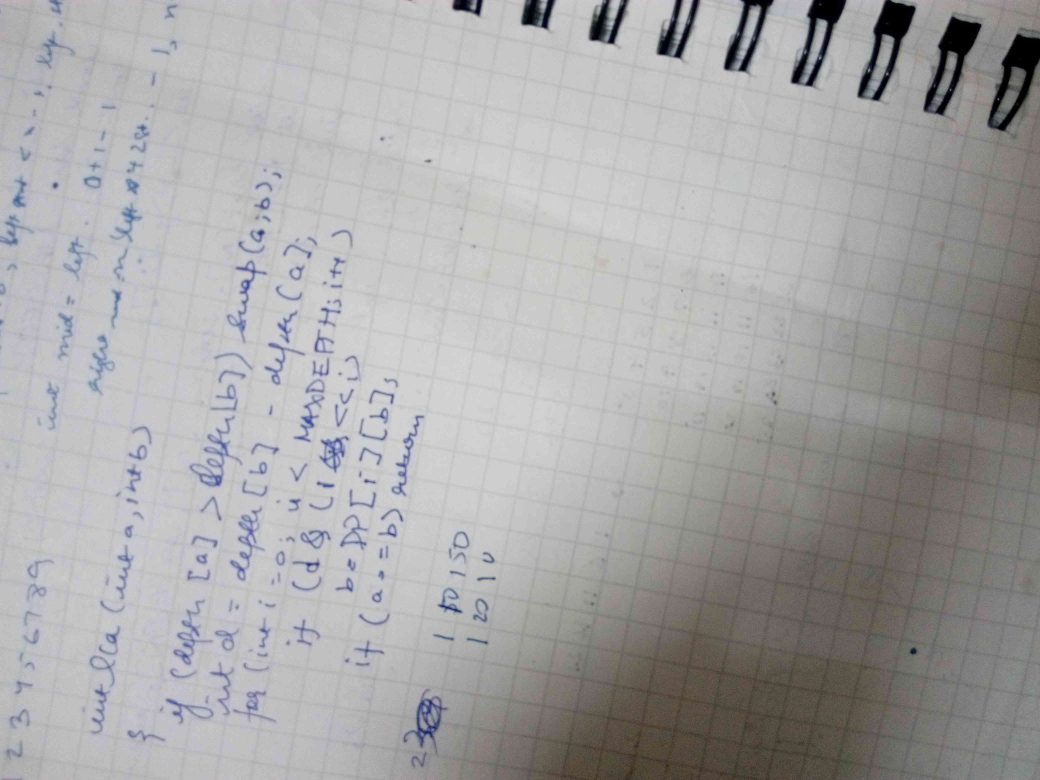
#> input picture Alyn (copy)/examples/1.jpg, 4160 x 3120 px (shown at 1/4 size)
$ python deskew.py --input ../examples/1.jpg --display ../examples/2.jpg --output out.png   (older library calls are emulated)
#> lines starting #> are read from the running program, lines starting #| are printed output that depends on the picture
### Alyn (copy)/alyn/skew_detect.py
""" Calculates skew angle """
import os
import imghdr
import optparse

import numpy as np
import matplotlib.pyplot as plt
from skimage import io
from skimage.feature import canny
from skimage.color import rgb2gray
from skimage.transform import hough_line, hough_line_peaks
from skimage import color


class SkewDetect:

    piby4 = np.pi / 4

    def __init__(
        self,
        input_file=None,
        batch_path=None,
        output_file=None,
        sigma=3.0,
        display_output=None,
        num_peaks=20,
        plot_hough=None
    ):

        self.sigma = sigma
        self.input_file = input_file
        self.batch_path = batch_path
        self.output_file = output_file
        self.display_output = display_output
        self.num_peaks = num_peaks
        self.plot_hough = plot_hough

    # [5 lines left out: function write_to_file, not called in this run]

    def get_max_freq_elem(self, arr):

        max_arr = []
        freqs = {}
        for i in arr:
            if i in freqs:
                freqs[i] += 1
            else:
                freqs[i] = 1

        sorted_keys = sorted(freqs, key=freqs.get, reverse=True)
        max_freq = freqs[sorted_keys[0]]

        for k in sorted_keys:
            if freqs[k] == max_freq:
                max_arr.append(k)

        return max_arr

    # [8 lines left out: function display_hough, not called in this run]

    def compare_sum(self, value):
        if value >= 44 and value <= 46:
            return True
        else:
            return False

    # [4 lines left out: function display, not called in this run]

    def calculate_deviation(self, angle):

        angle_in_degrees = np.abs(angle)
        deviation = np.abs(SkewDetect.piby4 - angle_in_degrees)

        return deviation

    # [21 lines left out: function run, not called in this run]

    def check_path(self, path):

        if os.path.isabs(path):
            full_path = path
        else:
            full_path = os.getcwd() + '/' + str(path)
        return full_path

    def process_single_file(self):

        file_path = self.check_path(self.input_file)
        res = self.determine_skew(file_path)

        if self.output_file:
            output_path = self.check_path(self.output_file)

            try:
                wfile = open(output_path, 'w')

                self.write_to_file(wfile, res)

                wfile.close()

            except Exception as e:
                print("\n\t\t Estimated Angle:",res['Estimated Angle'])
                print("\n\t\t 'Angle bins':",res['Angle bins'])
                pass

        return res

    # [24 lines left out: function batch_process, not called in this run]

    def determine_skew(self, img_file):

        #img = io.imread(img_file, as_grey=False)

        #print("\n\t is file",os.path.isfile(img_file))
        img = io.imread(img_file)
        img = color.rgb2gray(img)
        #print("\n\t shape:",img.shape)

        #print("\n\t self.sigma:",self.sigma)

        #from skimage import feature
        edges = canny(img, sigma=3) #canny(img, sigma=3)
        h, a, d = hough_line(edges)
        _, ap, _ = hough_line_peaks(h, a, d, num_peaks=self.num_peaks)

        if len(ap) == 0:
            return {"Image File": img_file, "Message": "Bad Quality"}

        absolute_deviations = [self.calculate_deviation(k) for k in ap]
        average_deviation = np.mean(np.rad2deg(absolute_deviations))
        ap_deg = [np.rad2deg(x) for x in ap]

        bin_0_45 = []
        bin_45_90 = []
        bin_0_45n = []
        bin_45_90n = []

        for ang in ap_deg:

            deviation_sum = int(90 - ang + average_deviation)
            if self.compare_sum(deviation_sum):
                bin_45_90.append(ang)
                continue

            deviation_sum = int(ang + average_deviation)
            if self.compare_sum(deviation_sum):
                bin_0_45.append(ang)
                continue

            deviation_sum = int(-ang + average_deviation)
            if self.compare_sum(deviation_sum):
                bin_0_45n.append(ang)
                continue

            deviation_sum = int(90 + ang + average_deviation)
            if self.compare_sum(deviation_sum):
                bin_45_90n.append(ang)

        angles = [bin_0_45, bin_45_90, bin_0_45n, bin_45_90n]
        lmax = 0

        for j in range(len(angles)):
            l = len(angles[j])
            if l > lmax:
                lmax = l
                maxi = j

        if lmax:
            ans_arr = self.get_max_freq_elem(angles[maxi])
            ans_res = np.mean(ans_arr)

        else:
            ans_arr = self.get_max_freq_elem(ap_deg)
            ans_res = np.mean(ans_arr)

        data = {
            "Image File": img_file,
            "Average Deviation from pi/4": average_deviation,
            "Estimated Angle": ans_res,
            "Angle bins": angles}

        if self.display_output:
            self.display(data)

        if self.plot_hough:
            self.display_hough(h, a, d)
        return data

# [10 lines that do not run on import are left out]

'''
    parser = optparse.OptionParser()

    parser.add_option(
        '-b', '--batch',
        default=None,
        dest='batch_path',
        help='Path for batch processing')
    parser.add_option(
        '-d', '--display',
        default=None,
        dest='display_output',
        help='Display logs')
    parser.add_option(
        '-i', '--input',
        default=None,
        dest='input_file',
        help='Input file name')
    parser.add_option(
        '-n', '--num',
        default=20,
        dest='num_peaks',
        help='Number of Hough Transform peaks',
        type=int)
    parser.add_option(
        '-o', '--output',
        default=None,
        dest='output_file',
        help='Output file name')
    parser.add_option(
        '-p', '--plot',
        default=None,
        dest='plot_hough',
        help='Plot the Hough Transform')
    parser.add_option(
        '-s', '--sigma',
        default=3.0,
        dest='sigma',
        help='Sigma for Canny Edge Detection',
        type=float)
    options, args = parser.parse_args()

'''

### Alyn (copy)/alyn/deskew.py
""" Deskews file after getting skew angle """
import optparse
import numpy as np
import matplotlib.pyplot as plt

from alyn.skew_detect import SkewDetect
from skimage import io
from skimage.transform import rotate


class Deskew:

    # [28 lines left out: functions __init__, deskew, not called in this run]

    def saveImage(self, img):
        path = self.skew_obj.check_path(self.output_file)
        io.imsave(path, img.astype(np.uint8))

    # [9 lines left out: functions display, run, not called in this run]


if __name__ == '__main__':

    parser = optparse.OptionParser()

    parser.add_option(
        '-i',
        '--input',
        default=None,
        dest='input_file',
        help='Input file name')
    parser.add_option(
        '-d', '--display',
        default=None,
        dest='display_image',
        help="display the rotated image")
    parser.add_option(
        '-o', '--output',
        default=None,
        dest='output_file',
        help='Output file name')
    parser.add_option(
        '-r', '--rotate',
        default=0,
        dest='r_angle',
        help='Rotate the image to desired axis',
        type=int)
    options, args = parser.parse_args()
    deskew_obj = Deskew(
        options.input_file,
        options.display_image,
        options.output_file,
        options.r_angle)

    deskew_obj.run()
#> in deskew, img is the input picture: shape (3120, 4160, 3); mean R, G, B 166.8, 165.9, 166.2
#> in determine_skew, `edges = canny(img, sigma=3)`:
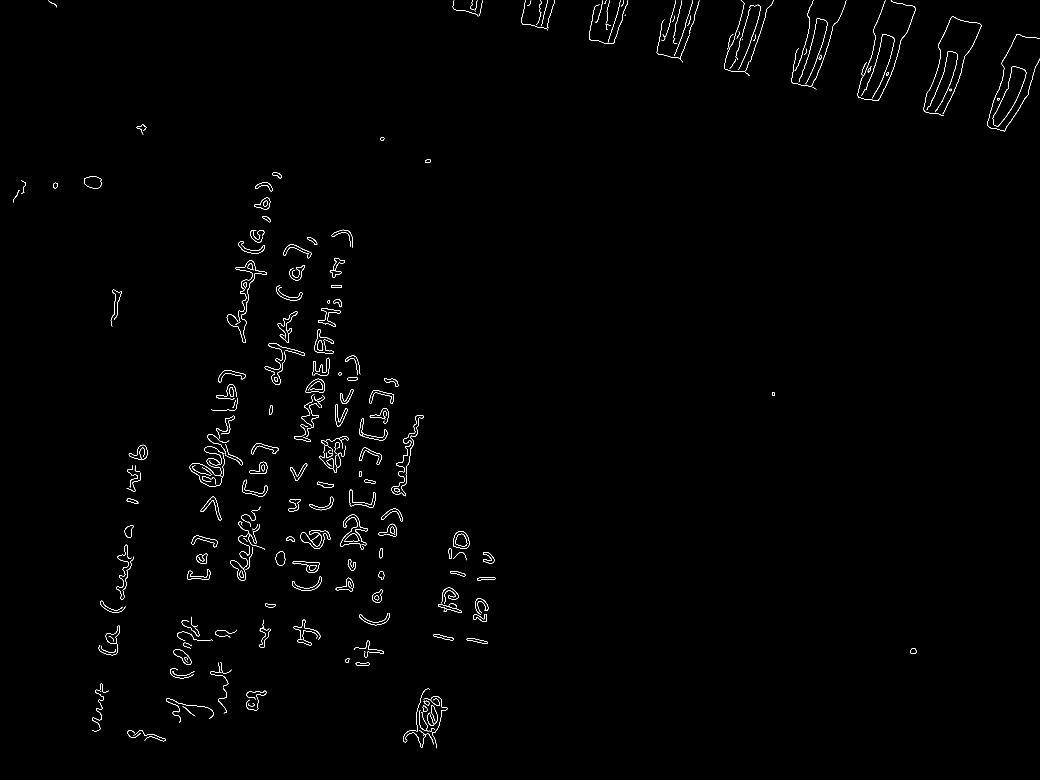
#> edges: shape (3120, 4160) bool (shown at 1/4 size); 0.4% white in thin lines or dots
#> in determine_skew, `h, a, d = hough_line(edges)`: a = 180 values from -1.57 to 1.55; d = 10401 values from -5200 to 5200
#> in determine_skew, `_, ap, _ = hough_line_peaks(h, a, d, num_peaks=self.num_peaks)`: ap = 20 values, max 0.785 at index 8, min -1.36 at index 5, mean 0.123
#> in determine_skew, `absolute_deviations = [self.calculate_deviation(k) for k in ap]`: absolute_deviations = [0.611, 0.611, 0.628, 0.628, 0.628, 0.576, 0.576, 0.454, 0, 0.419, 0.559, 0.611, 0.489, 0.436, 0.454, 0.663, 0.628, 0.611, 0, 0.489]
#> in determine_skew, `average_deviation = np.mean(np.rad2deg(absolute_deviations))`: average_deviation = 28.85
#> in determine_skew, `ap_deg = [np.rad2deg(x) for x in ap]`: ap_deg = [10, 10, 9, 9, 9, -78, 12, 19, 45, 21, 13, 10, -17, 20, -19, 7, 9, -10, 45, 17]
#> the loop in determine_skew, `for ang in ap_deg: ` made 20 passes
#> ang on passes 1 to 8: 10, 10, 9, 9, 9, -78, 12, 19
#> after the loop in determine_skew, `for ang in ap_deg:`: bin_0_45 = [17]; bin_0_45n = [-17]; bin_45_90 = []
#> in determine_skew, `angles = [bin_0_45, bin_45_90, bin_0_45n, bin_45_90n]`: angles = [[17], [], [-17], []]
#> the loop in determine_skew, `for j in range(len(angles)):` made 4 passes
#> (l, lmax, maxi) on pass 1: (1, 1, 0)
#> after the loop in determine_skew, `for j in range(len(angles)):`: lmax = 1; maxi = 0
#> the loop in get_max_freq_elem, `for i in arr:` made 1 pass
#> after the loop in get_max_freq_elem, `for i in arr:`: freqs = {17: 1}
#> in get_max_freq_elem, `sorted_keys = sorted(freqs, key=freqs.get, reverse=True)`: sorted_keys = [17]
#> in get_max_freq_elem, `max_freq = freqs[sorted_keys[0]]`: max_freq = 1
#> the loop in get_max_freq_elem, `for k in sorted_keys:` made 1 pass
#> after the loop in get_max_freq_elem, `for k in sorted_keys:`: max_arr = [17]
#> in determine_skew, `ans_res = np.mean(ans_arr)`: ans_res = 17
#> in process_single_file, `res = self.determine_skew(file_path)`: res = 4 items
#> in deskew, `angle = res['Estimated Angle']`: angle = 17
#> in deskew, `rot_angle = angle - 90 + self.r_angle`: rot_angle = -73
#> in deskew, `rotated = rotate(img, rot_angle, resize=True)`:
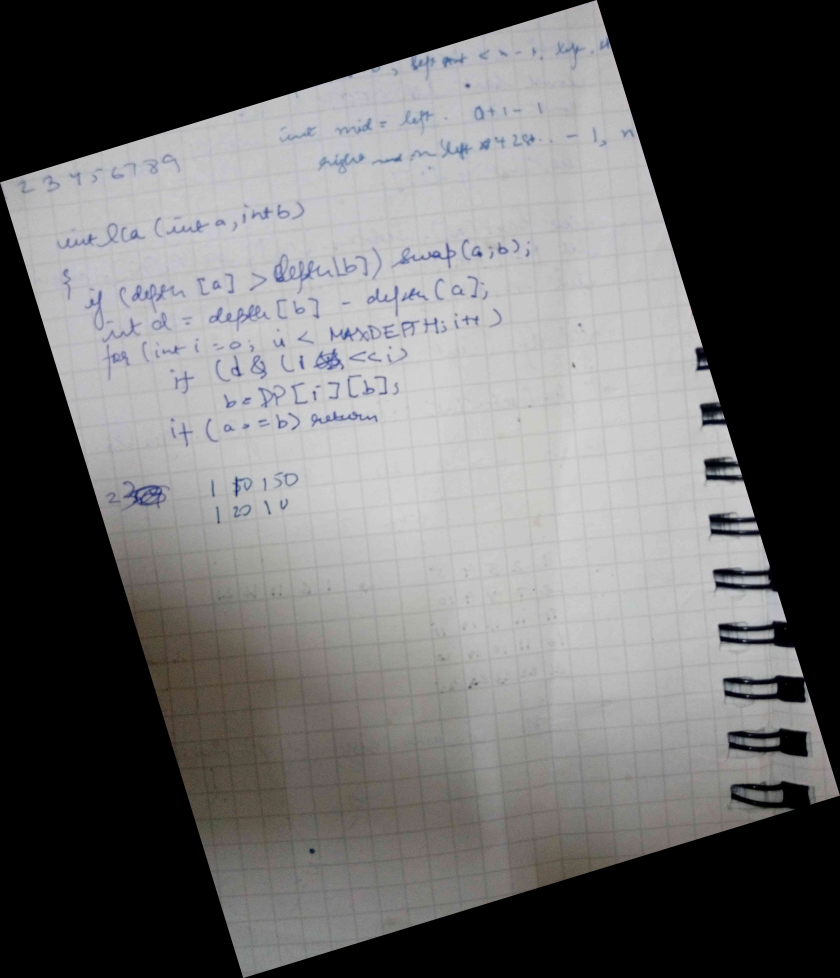
#> rotated: shape (4890, 4200, 3) float64 (shown at 1/5 size); mean R, G, B 0.413, 0.411, 0.412

$ run again, on Alyn (copy)/examples/3.jpg
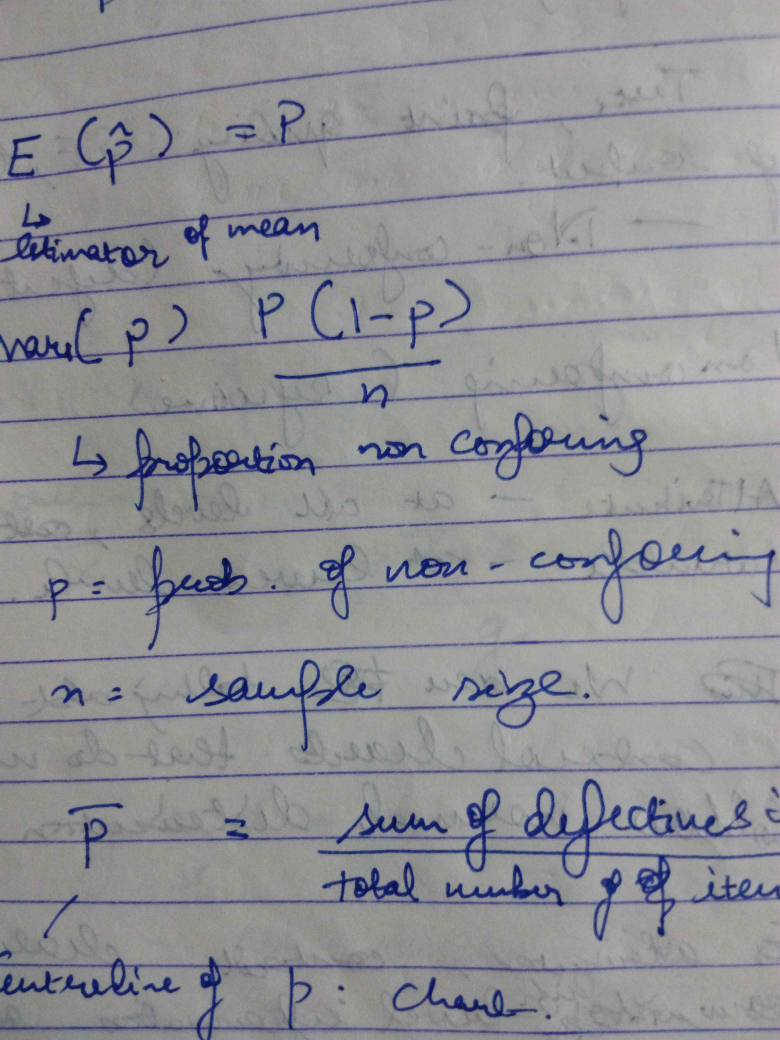
#> input picture Alyn (copy)/examples/3.jpg, 3120 x 4160 px (shown at 1/4 size)
#> in deskew, img is the input picture: shape (4160, 3120, 3); mean R, G, B 143.7, 144.3, 148.4
#> in determine_skew, `edges = canny(img, sigma=3)`:
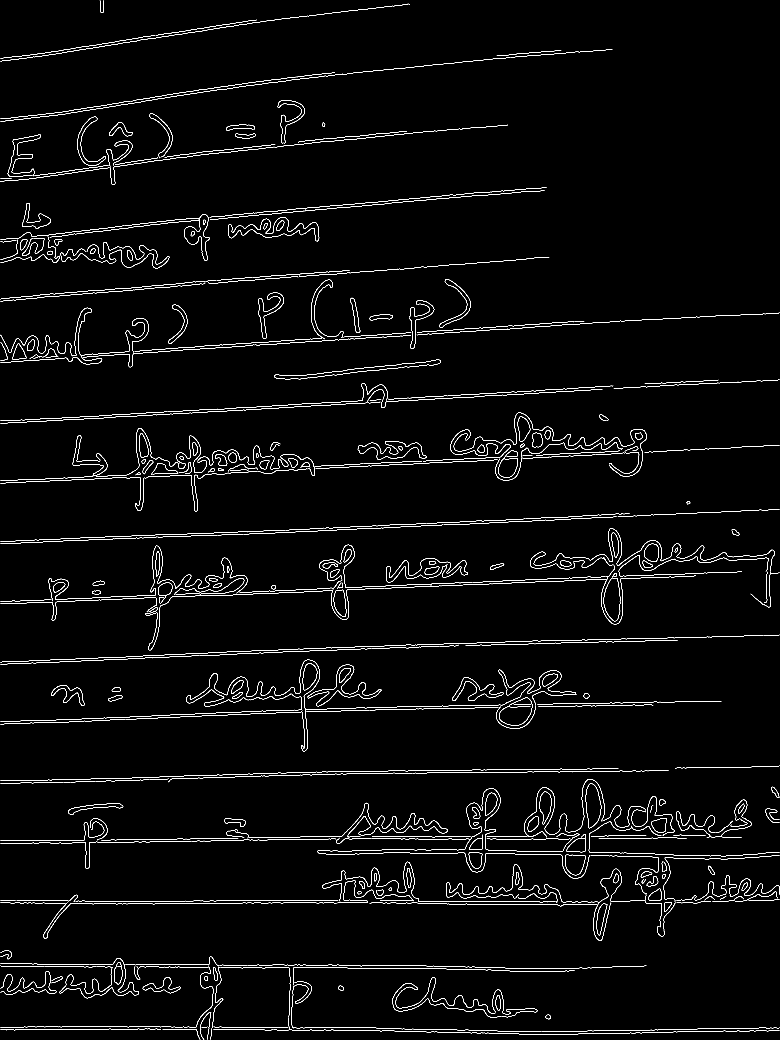
#> edges: shape (4160, 3120) bool (shown at 1/4 size); 1.3% white in thin lines or dots
#> a = 180 values from -1.57 to 1.55; d = 10401 values from -5200 to 5200
#> ap = 20 values, max 1.55 at index 1, min -1.57 at index 7, mean 0.901
#> absolute_deviations = [0.75, 0.768, 0.733, 0.733, 0.768, 0.768, 0.768, 0.785, 0.698, 0.75, 0.733, 0.716, 0.768, 0.75, 0.785, 0.716, 0.698, 0.628, 0.785, 0.785]
#> average_deviation = 42.65
#> ap_deg = [88, 89, 87, 87, 89, 89, 89, -90, 85, 88, 87, 86, 89, 88, -90, 86, 85, 81, -90, -90]
#> the loop in determine_skew, `for ang in ap_deg: ` made 20 passes
#> ang on passes 1 to 8: 88, 89, 87, 87, 89, 89, 89, -90
#> after the loop in determine_skew, `for ang in ap_deg:`: bin_0_45 = []; bin_45_90 = [88, 87, 87, 88, 87, 86, 88, 86]; bin_45_90n = []
#> angles = [[], [88, 87, 87, 88, 87, 86, 88, 86], [], []]
#> the loop in determine_skew, `for j in range(len(angles)):` made 4 passes
#> (l, lmax, maxi) on pass 2: (8, 8, 1)
#> after the loop in determine_skew, `for j in range(len(angles)):`: lmax = 8; maxi = 1
#> the loop in get_max_freq_elem, `for i in arr:` made 8 passes
#> i on passes 1 to 8: 88, 87, 87, 88, 87, 86, 88, 86
#> after the loop in get_max_freq_elem, `for i in arr:`: freqs = {88: 3, 87: 3, 86: 2}
#> sorted_keys = [88, 87, 86]
#> max_freq = 3
#> the loop in get_max_freq_elem, `for k in sorted_keys:` made 3 passes
#> after the loop in get_max_freq_elem, `for k in sorted_keys:`: max_arr = [88, 87]
#> ans_res = 87.5
#> in process_single_file, `res = self.determine_skew(file_path)`: res = 4 items
#> angle = 87.5
#> rot_angle = -2.5
#> in deskew, `rotated = rotate(img, rot_angle, resize=True)`:
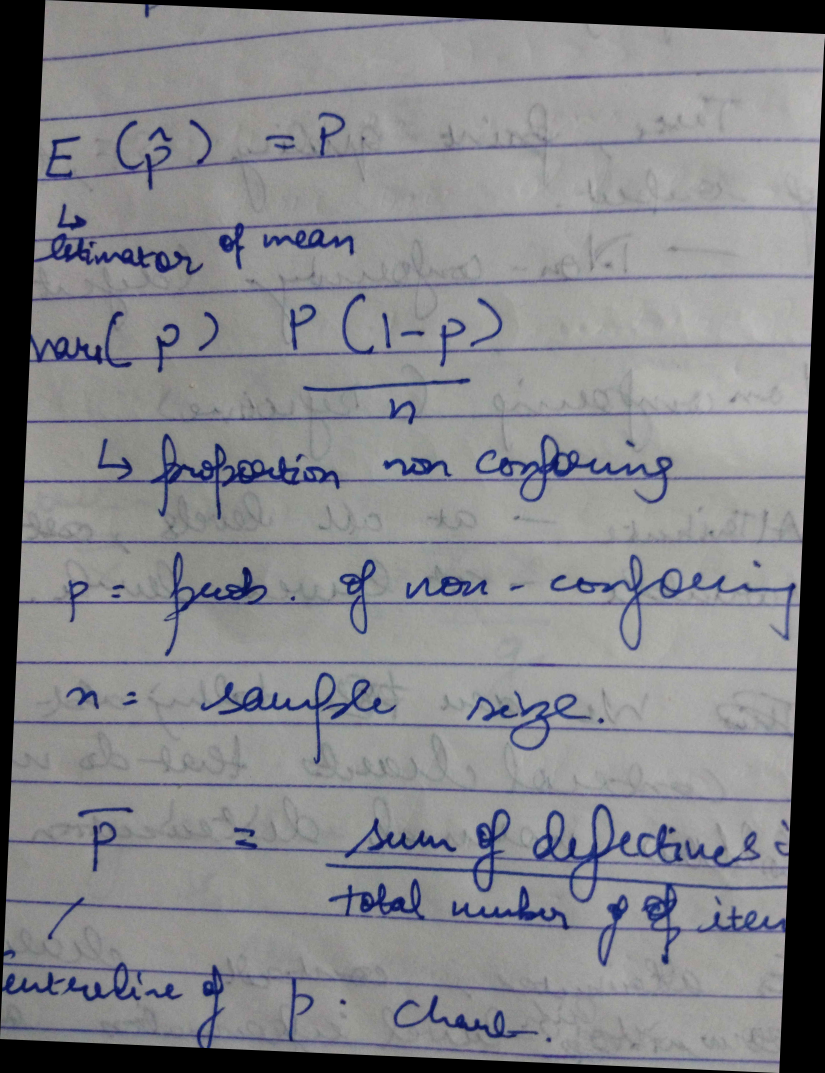
#> rotated: shape (4292, 3298, 3) float64 (shown at 1/4 size); mean R, G, B 0.517, 0.519, 0.533
